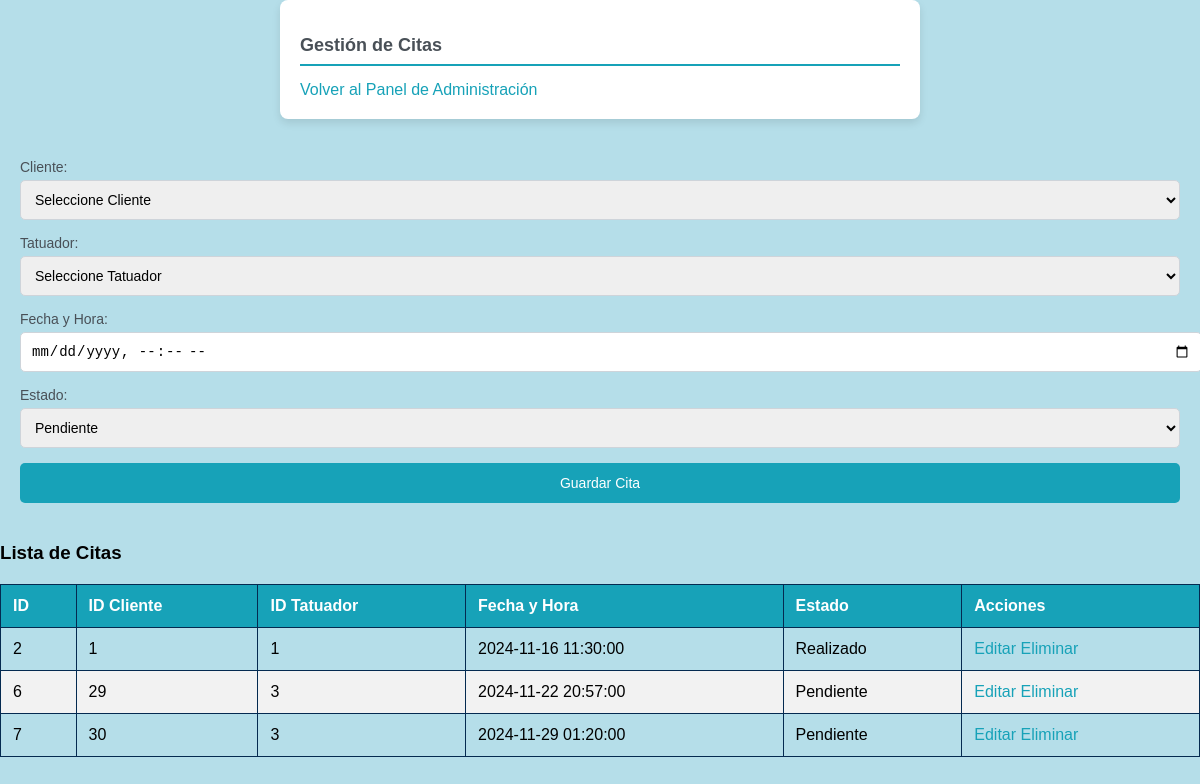
/citas.php, run on the app's committed database.
### tables this page shows
CREATE TABLE `cita` (
  `id_cia` int(10) NOT NULL,
  `cle_id` int(10) NOT NULL,
  `tar_id_tar` int(10) NOT NULL,
  `fecha_y_hora` datetime NOT NULL,
  `estado` varchar(10) NOT NULL
);

### citas.php (the view, shortened to what this page needs)
<?php
include 'connection.php';
$result = $conn->query("SELECT * FROM cita");
?>
<!DOCTYPE html>
<html lang="es">
<head>
    <link rel="stylesheet" href="css/estilo.css">
</head>
<body style='background-color: #b5dee9;'>
<div class="form-container">
    <h2>Gestión de Citas</h2>
    <a href="admin_dashboard.php" class="btn">Volver al Panel de Administración</a>
</div>
<form method="POST">
    <label for="cle_id">Cliente:</label>
    <select name="cle_id" required>
        <option value="">Seleccione Cliente</option>
    </select>
    <label for="tar_id_tar">Tatuador:</label>
    <select name="tar_id_tar" required>
        <option value="">Seleccione Tatuador</option>
    </select>
    <label for="fecha_y_hora">Fecha y Hora:</label>
    <input type="datetime-local" name="fecha_y_hora" required>
    <label for="estado">Estado:</label>
    <select name="estado" required>
        <option value="Pendiente" <?php echo isset($cita) && $cita['estado'] == 'Pendiente' ? 'selected' : ''; ?>>Pendiente</option>
    </select>
    <button type="submit">Guardar Cita</button>
</form>
<h3>Lista de Citas</h3>
<table>
    <thead>
        <tr>
            <th>ID</th>
            <th>ID Cliente</th>
            <th>ID Tatuador</th>
            <th>Fecha y Hora</th>
            <th>Estado</th>
            <th>Acciones</th>
        </tr>
    </thead>
    <tbody>
        <?php while ($row = $result->fetch_assoc()): ?>
            <tr>
                <td><?php echo $row['id_cia']; ?></td>
                <td><?php echo $row['cle_id']; ?></td>
                <td><?php echo $row['tar_id_tar']; ?></td>
                <td><?php echo $row['fecha_y_hora']; ?></td>
                <td><?php echo $row['estado']; ?></td>
                <td>
                    <a href="editar_citas.php?id=<?php echo $row['id_cia']; ?>">Editar</a>
                    <a href="citas.php?delete_id=<?php echo $row['id_cia']; ?>" onclick="return confirm('¿Estás seguro de que deseas eliminar esta cita?');">Eliminar</a>
                </td>
            </tr>
        <?php endwhile; ?>
    </tbody>
</table>
</body>
</html>

### css/estilo.css (style rules this page uses)
body { font-family: 'Arial', sans-serif; background-color: #e9ecef; margin: 0; }
.form-container { background-color: #ffffff; padding: 20px; border-radius: 8px; box-shadow: 0 4px 8px rgba(0, 0, 0, 0.1); max-width: 600px; margin: 0 auto 20px; }
.form-container h2 { font-size: 18px; color: #495057; border-bottom: 2px solid #17a2b8; padding-bottom: 8px; margin-bottom: 15px; }
form { padding: 20px; }
form label { font-size: 14px; color: #495057; display: block; margin-bottom: 5px; }
form input, form textarea, form select { width: 100%; padding: 10px; margin-bottom: 15px; border: 1px solid #ced4da; border-radius: 5px; font-size: 14px; }
form button { background-color: #17a2b8; color: #ffffff; border: none; padding: 12px 20px; border-radius: 5px; font-size: 14px; cursor: pointer; width: 100%; transition: background-color 0.3s ease; }
a { color: #17a2b8; text-decoration: none; }
table { width: 100%; border-collapse: collapse; margin-top: 20px; }
table th, table td { padding: 12px; border: 1px solid #042a50; text-align: left; }
table th { background-color: #17a2b8; color: #ffffff; }
table tbody tr:nth-child(even) { background-color: #f2f2f2; }

### data on the page
cita: id_cia "2", cle "1", tar_id_tar "1", fecha_y_hora "2024-11-16 11:30:00", estado "Realizado"
cita: id_cia "6", cle "29", tar_id_tar "3", fecha_y_hora "2024-11-22 20:57:00", estado "Pendiente"
cita: id_cia "7", cle "30", tar_id_tar "3", fecha_y_hora "2024-11-29 01:20:00", estado "Pendiente"
